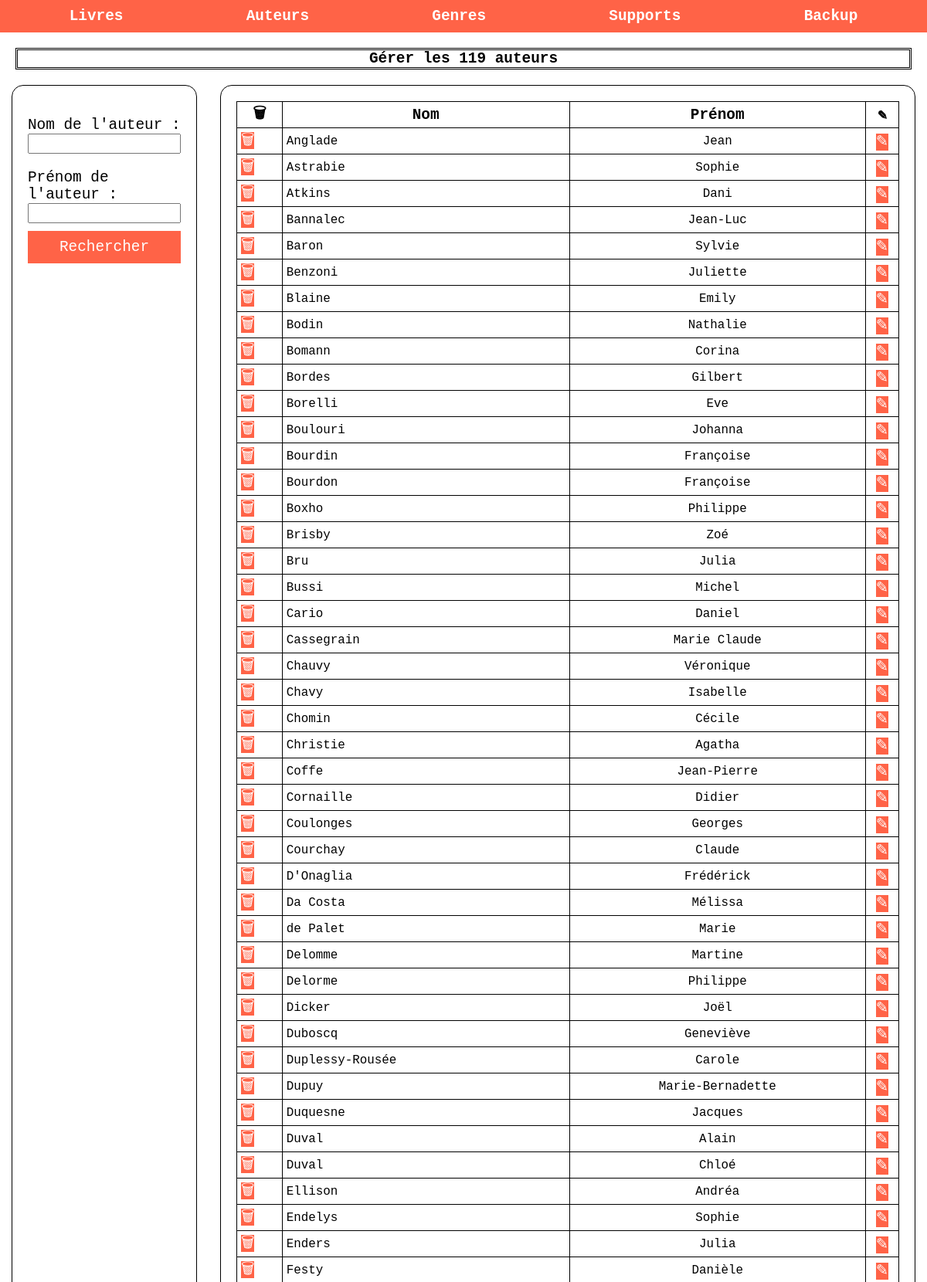
Page /?section=auteur&action=voir (upper part) on the committed database.
### tables this page shows
CREATE TABLE `auteur` (
  `auteur_id` int(11) NOT NULL,
  `nom` varchar(80) NOT NULL,
  `prenom` varchar(80) NOT NULL
);

### index.php (called while the page is built, shortened)
<?php
    include("views/html/header.php");
    include("views/html/menu.php");
    include("controllers/router.php");
    include("views/html/footer.php");
?>

### controllers/auteur/voir.php (called while the page is built, shortened)
<?php
$countAuteurs = 0;
$db = connexion();
if(isset($_POST["nom"], $_POST["prenom"])){
    $nom = "%".trim($_POST["nom"])."%";
    $prenom = "%".trim($_POST["prenom"])."%";
    $db = connexion();
    if(strlen($nom) > 0 && strlen($prenom)> 0){
        $requete= "select auteur_id, nom, prenom from auteur  where nom LIKE :nom AND prenom LIKE :prenom";
        $stmt = $db->prepare($requete);
        $stmt->execute(
            array(
            ':nom' => $nom,
            ':prenom' => $prenom
            )
        );
    }
    else {
        if(strlen($nom) == 0){
            $requete= "select auteur_id, nom, prenom from auteur  where prenom LIKE :prenom";
            $stmt = $db->prepare($requete);
            $stmt->execute(
                array(
                ':prenom' => $prenom
                )
            );
        }
        else {
            $requete= "select auteur_id, nom, prenom from auteur  where nom LIKE :nom";
            $stmt = $db->prepare($requete);
            $stmt->execute(
                array(
                ':nom' => $nom
                )
            );
        }
    }
    $auteurs = $stmt->fetchAll();
    $countAuteurs = count($auteurs);
}
else {
    $requete= "select auteur_id,nom, prenom from auteur";
    $stmt = $db->prepare($requete);
    $stmt->execute(
        array(
        )
    );
    $auteurs = $stmt->fetchAll();
    $countAuteurs = count($auteurs);
}
include("views/auteur/voir.php");
?>

### views/auteur/voir.php (the view, shortened to what this page needs)
<h2>Gérer les <?= $countAuteurs; ?> auteurs</h2>
<div class="flex row sa">
    <div id="gauche">
        <form action="#" method="post">
            <div class="flex col">
                <div class="flex col">
                    <label for="nom">Nom de l'auteur : </label>
                    <input type="text" name="nom" id="nom">
                </div>
                <div class="flex col">
                    <label for="prenom">Prénom de l'auteur : </label>
                    <input type="text" name="prenom" id="prenom">
                </div>
                <input type="submit" value="Rechercher" id="btn_search">
            </div>
        </form>
    </div>
    <div id="droite">
        <table>
            <thead>
            <tr>
                <th>🗑</th>
                <th>Nom</th>
                <th>Prénom</th>
                <th>✎</th>
            </tr>
            </thead>
            <tbody>
            <?php
            if(count($auteurs) > 0){
                foreach($auteurs as $auteur){
                    echo "<tr>";
                    echo "<td><a class='btn' href='?section=auteur&action=supprimer&id=".$auteur["auteur_id"]."'>🗑</a>";
                    echo "<td>" . $auteur["nom"] . "</td>";
                    echo "<td>" . $auteur["prenom"] . "</td>";
                    echo "<td><a class='btn' href='?section=auteur&action=modifier&id=".$auteur["auteur_id"]."'>✎</a>";
                    echo "</tr>";
                }
            }
            else {
                if(strlen($message) == 0){
                    $message = "Il n'y a pas de auteurs";
                }
            }
            ?>
             </tbody>
        </table>
    </div>
    </div>

### views/html/header.php (shortened to what this page needs)
<!DOCTYPE html>
<html lang="en">
<head>
    <link rel="stylesheet" href="public/css/style.css">
</head>
<body>

### views/html/menu.php (shortened to what this page needs)
<nav>
    <div class="dropdown">
        <a href="?section=livre&action=voir">Livres</a>
    </div>
    <div class="dropdown">
        <a href="?section=auteur&action=voir">Auteurs</a>
    </div>
    <div class="dropdown">
        <a href="?section=genre&action=voir">Genres</a>
    </div>
    <div class="dropdown">
        <a href="?section=support&action=voir">Supports</a>
    </div>
    <p><a href="?section=backup&action=voir">Backup</a></p>
</nav>

### controllers/router.php (shortened to what this page needs)
<?php
    $tab = [
        "livre" => ["search_auteur", "search_titre","voir", "ajouter", "modifier", "supprimer"],
        "auteur" => ["voir", "ajouter", "modifier", "supprimer"],
        "genre" => ["voir", "ajouter", "modifier", "supprimer"],
        "support" => ["voir", "ajouter", "modifier", "supprimer"],
        "backup" => ["voir"]
    ];
    if(isset($_GET["section"], $_GET["action"])){
        $section = $_GET["section"];
        $action = $_GET["action"];
        if(array_key_exists($section, $tab)){
            if(in_array($action,$tab[$section])){
                include("controllers/$section/$action.php");
            }
            else {
                include("views/error/404.php");
            }
        }
        else {
            include("views/error/404.php");
        }
    }
    else {
        include("controllers/livre/search_auteur.php");
    }
?>

### public/css/style.css (style rules this page uses)
* { margin:0; padding:0; box-sizing: border-box; font-family: monospace; font-size: 1.1rem }
table, td, th { border: 1px solid black; }
td { font-size: 0.9rem; }
td, th { text-align: center; }
td:nth-of-type(2), td:first-of-type { text-align: left; padding-left: 5px; }
table { border-collapse: collapse; width: 100%; }
.flex { display: flex; }
.row { flex-direction: row; }
.col { flex-direction: column; }
.sa { justify-content: space-around; }
#gauche, #droite { border: 1px solid black; border-radius: 15px; padding: 20px; }
#gauche { width: 20%; }
#droite { width: 75%; }
h1,h2 { text-align: center; margin: 20px; border : 3px black double; }
nav { display: flex; flex-direction: row; justify-content: space-around; width: 100%; background-color: tomato; padding : 10px; }
nav a { color: white; font-weight: bolder; text-decoration: none; }
.dropdown { position: relative; display: inline-block; }
form div { margin : 10px 0; }
form input[type=submit], input[type=button] { width: 100%; background-color: tomato; border:none; padding : 10px; color : white; }
.btn { width: 100%; background-color: tomato; border:none; text-decoration: none; color : white; }

### rows in the picture
auteur: nom "Anglade", prenom "Jean"
auteur: nom "Astrabie", prenom "Sophie"
auteur: nom "Atkins", prenom "Dani"
auteur: nom "Bannalec", prenom "Jean-Luc"
auteur: nom "Baron", prenom "Sylvie"
auteur: nom "Benzoni", prenom "Juliette"
auteur: nom "Blaine", prenom "Emily"
auteur: nom "Bodin", prenom "Nathalie"
auteur: nom "Bomann", prenom "Corina"
auteur: nom "Bordes", prenom "Gilbert"
auteur: nom "Borelli", prenom "Eve"
auteur: nom "Boulouri", prenom "Johanna"
auteur: nom "Bourdin", prenom "Françoise"
auteur: nom "Bourdon", prenom "Françoise"
auteur: nom "Boxho", prenom "Philippe"
auteur: nom "Brisby", prenom "Zoé"
auteur: nom "Bru", prenom "Julia"
auteur: nom "Bussi", prenom "Michel"
auteur: nom "Cario", prenom "Daniel"
auteur: nom "Cassegrain", prenom "Marie Claude"
auteur: nom "Chauvy", prenom "Véronique"
auteur: nom "Chavy", prenom "Isabelle"
auteur: nom "Chomin", prenom "Cécile"
auteur: nom "Christie", prenom "Agatha"
auteur: nom "Coffe", prenom "Jean-Pierre"
auteur: nom "Cornaille", prenom "Didier"
auteur: nom "Coulonges", prenom "Georges"
auteur: nom "Courchay", prenom "Claude"
auteur: nom "D'Onaglia", prenom "Frédérick"
auteur: nom "Da Costa", prenom "Mélissa"
auteur: nom "de Palet", prenom "Marie"
auteur: nom "Delomme", prenom "Martine"
auteur: nom "Delorme", prenom "Philippe"
auteur: nom "Dicker", prenom "Joël"
auteur: nom "Duboscq", prenom "Geneviève"
auteur: nom "Duplessy-Rousée", prenom "Carole"
auteur: nom "Dupuy", prenom "Marie-Bernadette"
auteur: nom "Duquesne", prenom "Jacques"
auteur: nom "Duval", prenom "Alain"
auteur: nom "Duval", prenom "Chloé"
auteur: nom "Ellison", prenom "Andréa"
auteur: nom "Endelys", prenom "Sophie"
auteur: nom "Enders", prenom "Julia"
auteur: nom "Festy", prenom "Danièle"

### other values in the picture
$countAuteurs "119"
